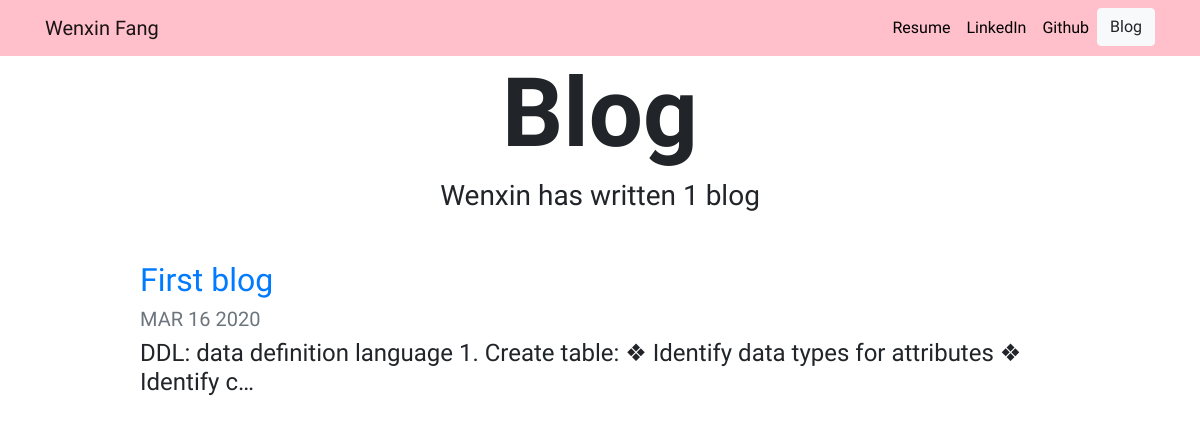
Screenshot of /blog/ with the database file from the repository.
### blog/models.py (models this page shows, shortened)
class Blog(models.Model): #set databse attributs
    title = models.CharField(max_length = 200)
    date = models.DateField()
    description = models.TextField()

### blog/views.py (the view)
# urls.py: path('', views.all_blogs, name = 'all_blogs'), #if nothing provided, show all_blogs
def all_blogs(request):
    blogs = Blog.objects.order_by('-date') #only show most recent
    return render(request, 'blog/all_blogs.html',{'blogs':blogs})

### blog/templates/blog/all_blogs.html
{% extends 'portfolio/base.html' %}
{% load static %}
{% block content %}
<h1 id="blogtitle" class="font-weight-bold text-center">Blog</h1>
<h3 class="text-center mb-5">Wenxin has written {{ blogs.count }} blog{{ blogs.count|pluralize }}</h3>
{% for blog in blogs %}
<div class="row justify-content-center my-3">
  <div class="col-md-10">
    <a href="{% url 'blog:detail' blog.id %}">
      <h2>{{ blog.title }}</h2>
    </a>
    <h5 class="text-muted">{{ blog.date|date:'M d Y'|upper }}</h5>
    <h4>{{ blog.description|striptags|truncatechars:100 }}</h4>
  </div>
</div>
{% endfor %}
{% endblock %}

### portfolio/static/portfolio/custom.css (style rules this page uses)
h1 { font-family: 'Baloo Chettan 2', cursive; }
body { font-family: 'Baloo Chettan 2', cursive; }
#blogtitle { font-size: 6rem; }

### rows the page displays
Blog: title "First blog", date "MAR 16 2020", description "DDL: data definition language 1. Create table: ❖ Identify data types for attributes ❖ Identify c…"

### other values shown
{{ blogs.count }} "1"
